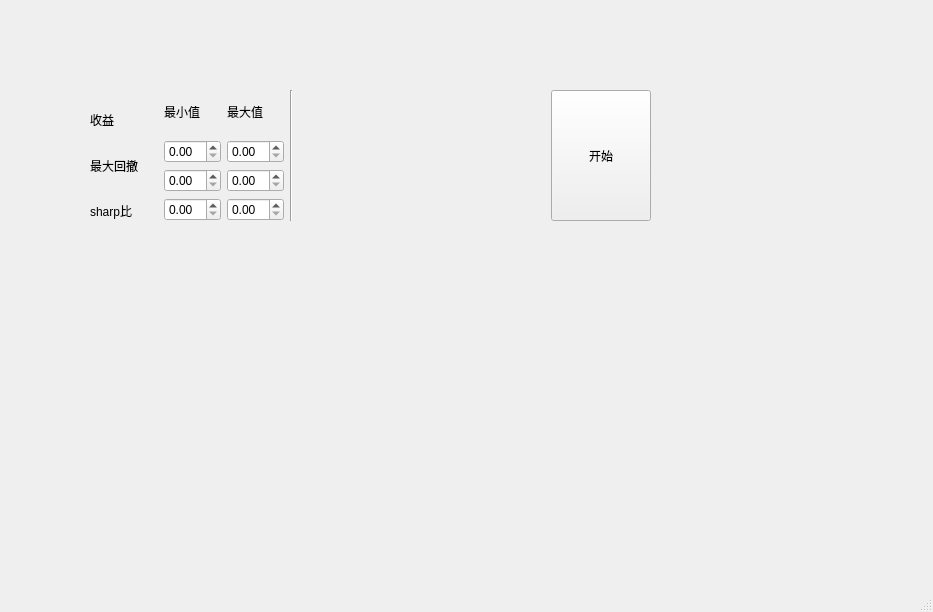
<?xml version="1.0" encoding="UTF-8"?>
<ui version="4.0">
    <class>MainWindow</class>
    <widget class="QMainWindow" name="MainWindow">
        <property name="geometry">
            <rect>
                <x>0</x>
                <y>0</y>
                <width>933</width>
                <height>612</height>
            </rect>
        </property>
        <property name="windowTitle">
            <string>MainWindow</string>
        </property>
        <widget class="QWidget" name="centralwidget">
            <widget class="QWidget" name="">
                <property name="geometry">
                    <rect>
                        <x>90</x>
                        <y>90</y>
                        <width>561</width>
                        <height>131</height>
                    </rect>
                </property>
                <layout class="QHBoxLayout" name="horizontalLayout">
                    <item>
                        <layout class="QVBoxLayout" name="verticalLayout">
                            <item>
                                <widget class="QLabel" name="label_empty">
                                    <property name="text">
                                        <string/>
                                    </property>
                                </widget>
                            </item>
                            <item>
                                <widget class="QLabel" name="label">
                                    <property name="sizePolicy">
                                        <sizepolicy hsizetype="Preferred" vsizetype="Preferred">
                                            <horstretch>0</horstretch>
                                            <verstretch>1</verstretch>
                                        </sizepolicy>
                                    </property>
                                    <property name="text">
                                        <string>收益</string>
                                    </property>
                                </widget>
                            </item>
                            <item>
                                <widget class="QLabel" name="label_2">
                                    <property name="sizePolicy">
                                        <sizepolicy hsizetype="Preferred" vsizetype="Preferred">
                                            <horstretch>0</horstretch>
                                            <verstretch>3</verstretch>
                                        </sizepolicy>
                                    </property>
                                    <property name="text">
                                        <string>最大回撤</string>
                                    </property>
                                </widget>
                            </item>
                            <item>
                                <widget class="QLabel" name="sharp">
                                    <property name="sizePolicy">
                                        <sizepolicy hsizetype="Preferred" vsizetype="Preferred">
                                            <horstretch>0</horstretch>
                                            <verstretch>1</verstretch>
                                        </sizepolicy>
                                    </property>
                                    <property name="text">
                                        <string>sharp比</string>
                                    </property>
                                    <property name="buddy">
                                        <cstring>doubleSpinBox_sharp_min</cstring>
                                    </property>
                                </widget>
                            </item>
                        </layout>
                    </item>
                    <item>
                        <spacer name="verticalSpacer">
                            <property name="orientation">
                                <enum>Qt::Vertical</enum>
                            </property>
                            <property name="sizeHint" stdset="0">
                                <size>
                                    <width>20</width>
                                    <height>40</height>
                                </size>
                            </property>
                        </spacer>
                    </item>
                    <item>
                        <layout class="QGridLayout" name="gridLayout">
                            <item row="0" column="0">
                                <widget class="QLabel" name="label_4">
                                    <property name="text">
                                        <string>最小值</string>
                                    </property>
                                </widget>
                            </item>
                            <item row="0" column="1">
                                <widget class="QLabel" name="label_5">
                                    <property name="text">
                                        <string>最大值</string>
                                    </property>
                                </widget>
                            </item>
                            <item row="1" column="0">
                                <widget class="QDoubleSpinBox" name="doubleSpinBox_returns_min"/>
                            </item>
                            <item row="1" column="1">
                                <widget class="QDoubleSpinBox" name="doubleSpinBox_returns_max"/>
                            </item>
                            <item row="2" column="0">
                                <widget class="QDoubleSpinBox" name="doubleSpinBox_maxdrawdown_min"/>
                            </item>
                            <item row="2" column="1">
                                <widget class="QDoubleSpinBox" name="doubleSpinBox_maxdrawdown_max"/>
                            </item>
                            <item row="3" column="0">
                                <widget class="QDoubleSpinBox" name="doubleSpinBox_sharp_min"/>
                            </item>
                            <item row="3" column="1">
                                <widget class="QDoubleSpinBox" name="doubleSpinBox_sharp_max"/>
                            </item>
                        </layout>
                    </item>
                    <item>
                        <widget class="Line" name="line">
                            <property name="orientation">
                                <enum>Qt::Vertical</enum>
                            </property>
                        </widget>
                    </item>
                    <item>
                        <spacer name="horizontalSpacer">
                            <property name="orientation">
                                <enum>Qt::Horizontal</enum>
                            </property>
                            <property name="sizeHint" stdset="0">
                                <size>
                                    <width>200</width>
                                    <height>20</height>
                                </size>
                            </property>
                        </spacer>
                    </item>
                    <item>
                        <widget class="QPushButton" name="pushButton">
                            <property name="minimumSize">
                                <size>
                                    <width>100</width>
                                    <height>100</height>
                                </size>
                            </property>
                            <property name="maximumSize">
                                <size>
                                    <width>300</width>
                                    <height>300</height>
                                </size>
                            </property>
                            <property name="text">
                                <string>开始</string>
                            </property>
                        </widget>
                    </item>
                </layout>
            </widget>
        </widget>
        <widget class="QMenuBar" name="menubar">
            <property name="geometry">
                <rect>
                    <x>0</x>
                    <y>0</y>
                    <width>933</width>
                    <height>26</height>
                </rect>
            </property>
        </widget>
        <widget class="QStatusBar" name="statusbar"/>
    </widget>
    <resources/>
    <connections/>
</ui>
